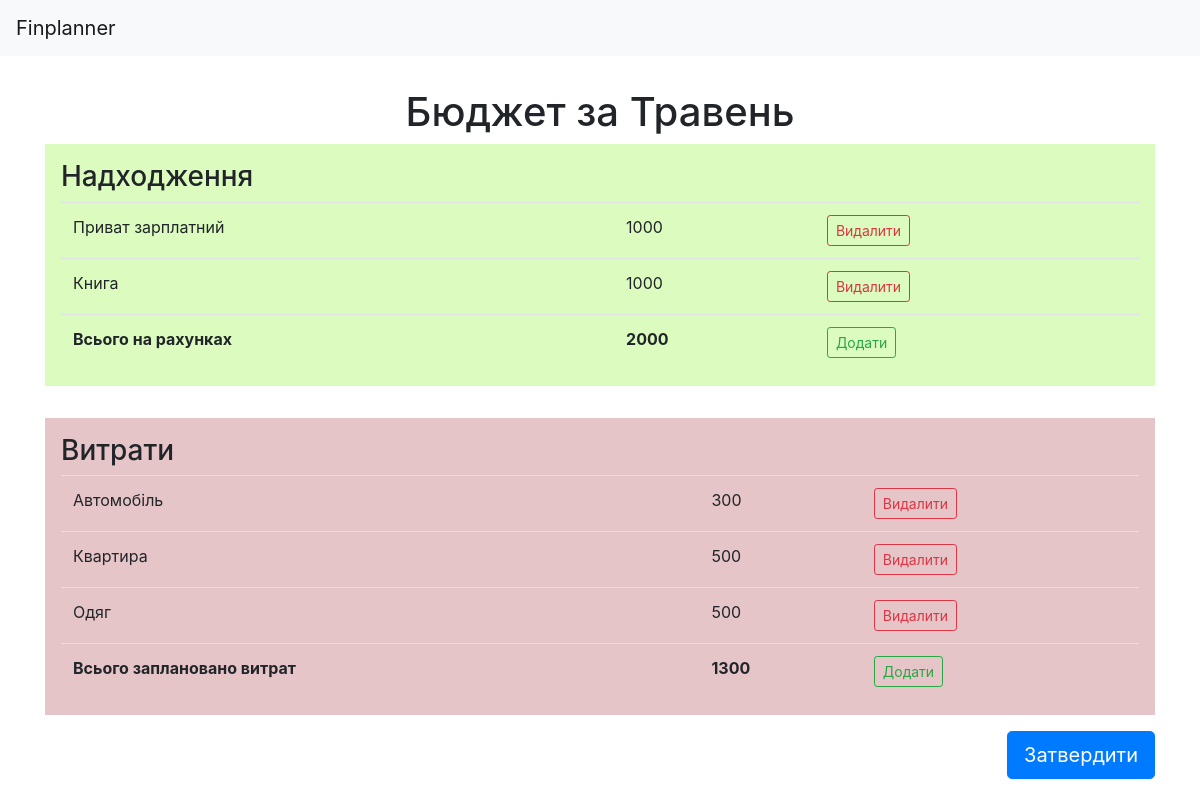
Before: /month/8/ with the older database file.
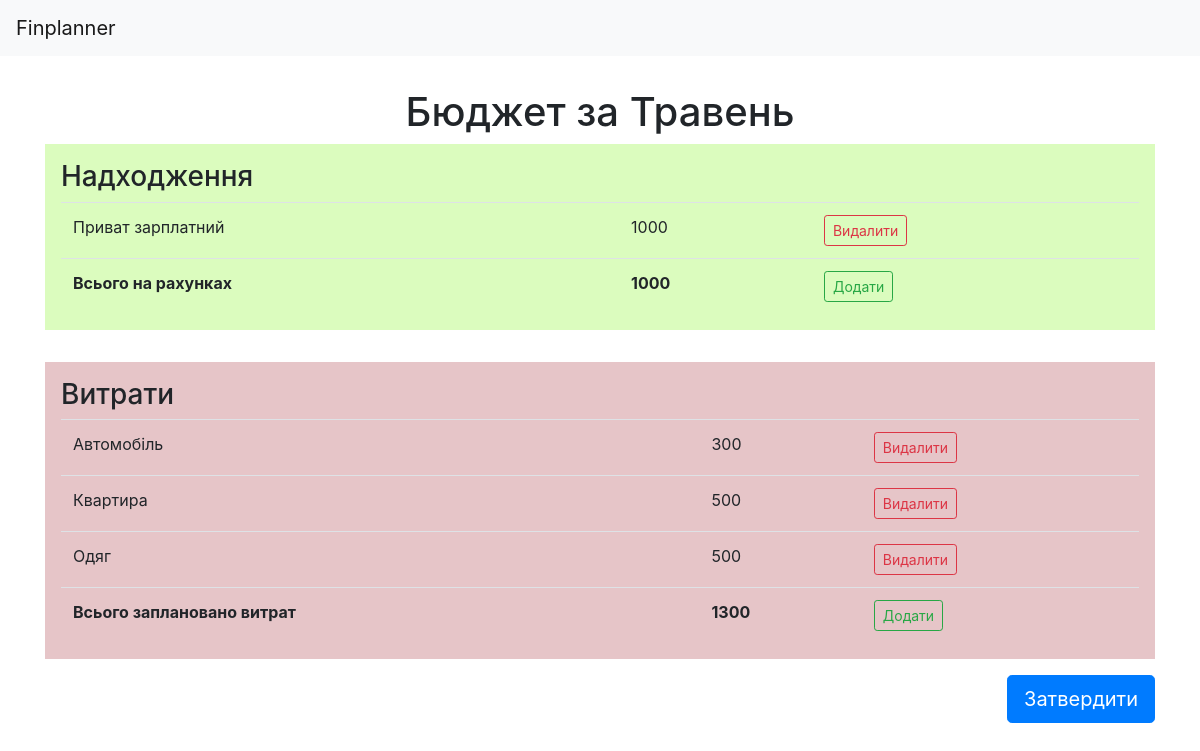
After: the same page with the newer database file.
### finance/models/score.py (models this page shows, shortened)
class ScorePrototype(models.Model):
    class Meta:
        abstract=True
    month = models.ForeignKey(
        'Month',
        on_delete=models.CASCADE,
        blank=False,
        null=False,
        verbose_name="Month"
    )
    amount = models.IntegerField(
        blank=False,
        null=False,
        verbose_name="Money Amount"
    )

class Score(ScorePrototype):
    class Meta:
        verbose_name = "Belance"
        verbose_name_plural = "Belances"
    account = models.ForeignKey(
        'Account',
        on_delete=models.CASCADE,
        blank=False,
        null=False,
        verbose_name="Bank Account"
    )

class PlannedExpense(ScorePrototype):
    class Meta:
        verbose_name = "Planned Expense"
        verbose_name_plural = "Planned Expenses"
    title = models.CharField(
        max_length=256,
        blank=False,
        null=False,
        verbose_name="Title"
    )

### finance/models/account.py (models this page shows, shortened)
class Account(models.Model):
    TYPE_OF_ACCOUNT = (
        ('cash', u"Готівка"),
        ('bank', u"Банк"),
    )
    class Meta:
        verbose_name = "Bank Account",
        verbose_name_plural = "Bank Accounts"
    name = models.CharField(
        max_length=100,
        blank=False,
        null=False,
        verbose_name="Account Name"
    )
    money = models.IntegerField(
        blank=True,
        null=True,
        verbose_name="Amount of Money"
    )
    blocked = models.IntegerField(
        blank=True,
        null=True,
        verbose_name="Blocked Money"
    )
    kind = models.CharField(
        max_length=100,
        blank=False,
        null=False,
        choices=TYPE_OF_ACCOUNT,
        verbose_name="Type of Account"
    )

### finance/models/month.py (models this page shows, shortened)
class Month(models.Model):
    class Meta:
        verbose_name = "month"
        verbose_name_plural = "months"
    name = models.CharField(
        max_length=50,
        blank=False,
        null=False,
        verbose_name="Month Name"
    )
    balance = models.IntegerField(
        blank=False,
        null=False,
        default=0,
        verbose_name="Money Amount"
    )
    expenses_plan = models.IntegerField(
        blank=False,
        null=False,
        default=0,
        verbose_name="Amount of Planned Expenses"
    )
    expenses_done = models.IntegerField(
        blank=False,
        null=False,
        default=0,
        verbose_name="Amount of Done Expenses"
    )
    approved = models.NullBooleanField(
        blank=True,
        null=True,
        verbose_name="State of Affirmation")

### finance/views/months.py (the view)
# urls.py: url(r'^month/(?P<mid>[0-9]+)/$', views.show_month, name="show_month"),
def show_month(request, mid):
    month = Month.objects.get(pk=mid)
    scores = Score.objects.filter(month=month)
    expenses = PlannedExpense.objects.filter(month=month)
    form = AddScore()
    form_planned_expense = AddExpense()
    if request.method == "POST":
        month.approved = True
        month.save()
        messages.success(request, u"Бюджет на %s затверджено!" % month.name)
    return render(request, 'finance/month.html',
        {'month': month, 'scores': scores, 'form': form,
         'form_planned_expense': form_planned_expense, 'planned_expenses': expenses})

### finance/templates/finance/month.html (shortened to what the changed rows need)
{% extends "finance/base.html" %}
{% block header %}
<div class="row">
    <div class="col-12 text-center mt-3" id="page-header">
        <h1>Бюджет за {{ month.name }} {% if month.approved %}<span id="approved">(Затверджений)</span>{% endif %}</h1>
    </div>
</div>
{% endblock %}
{% block content %}
<div class="row">
    <div class="col-12">
        <div id="balance">
            {% if scores %}
            <table class="table">
                <tbody>
                    {% for score in scores %}
                    <tr>
                        <td>{{ score.account.name }}</td>
                        <td>{{ score.amount }}</td>
                        <td>
                            {% if month.approved is not True %}
                            <a class="btn btn-outline-danger btn-sm"
                            href="{% url 'delete_score' month.id score.id %}">Видалити</a>
                            {% endif %}
                        </td>
                    {% endfor %}
                    <tr>
                        <th>Всього на рахунках</th>
                        <th>{{ month.balance }}</th>
                        <td>
                            {% if month.approved is not True %}
                            <a class="btn btn-outline-success btn-sm" data-toggle="collapse"
                            href="#collapseAddScore" role="button" aria-expanded="false" aria-controls="collapseAddScore">Додати</a>
                            {% endif %}
                        </td>
                    </tr>
                </tbody>
            </table>
            {% else %}
            Баланс порожній <a class="btn btn-outline-success btn-sm" data-toggle="collapse"
                            href="#collapseAddScore" role="button" aria-expanded="false" aria-controls="collapseAddScore">Додати</a>
            {% endif %}
        </div>
    </div>
</div>
<div class="row">
    <div class="col-12">
        <div id="expenses">
            {% if planned_expenses %}
                <table class="table">
                    <tdody>
                        {% for planned_expense in planned_expenses %}
                            <tr>
                                <td>{{ planned_expense.title }}</td>
                                <td>{{ planned_expense.amount }}</td>
                                <td>
                                    {% if month.approved is not True %}
                                    <a class="btn btn-outline-danger btn-sm"
                                       href="{% url 'delete_planned_expense' month.id planned_expense.id %}">Видалити</a>
                                    {% endif %}
                                </td>
                            </tr>
                        {% endfor %}
                        <tr>
                            <th>Всього заплановано витрат</th>
                            <th>{{ month.expenses_plan }}</th>
                            <td>
                                {% if month.approved is not True %}
                                <a class="btn btn-outline-success btn-sm" data-toggle="collapse"
                                    href="#collapseAddExpense" role="button" aria-expanded="false"aria-controls="collapseAddExpense">Додати</a>
                                {% endif %}
                            </td>
                        </tr>
                    </tdody>
                </table>
            {% else %}
                Витрати ще не заплановані
                <a class="btn btn-outline-success btn-sm" data-toggle="collapse"
                    href="#collapseAddExpense" role="button" aria-expanded="false" aria-controls="collapseAddExpense">Додати</a>
            {% endif %}
        </div>
    </div>
</div>
{% endblock %}

Changed rows visible on the page:
removed Score: account.name "Книга", amount "1000"
changed Month "Травень": balance "2000" → "1000"
